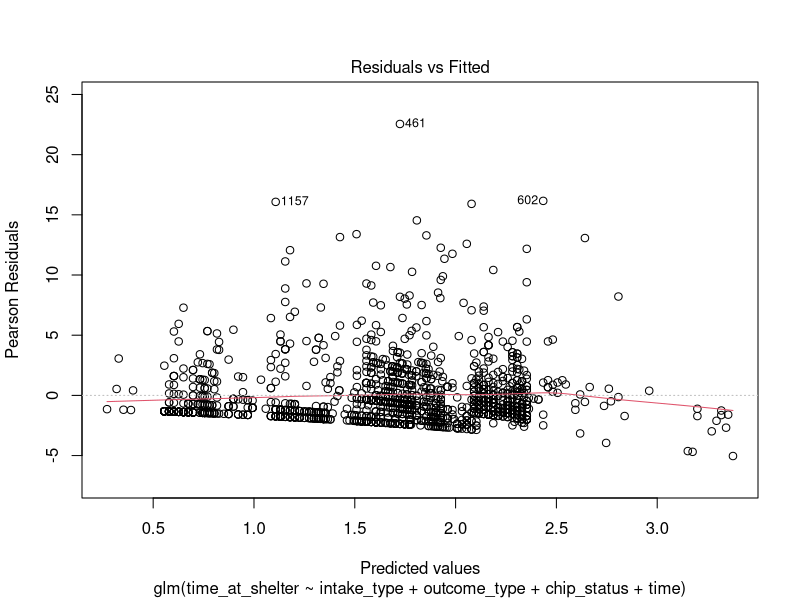
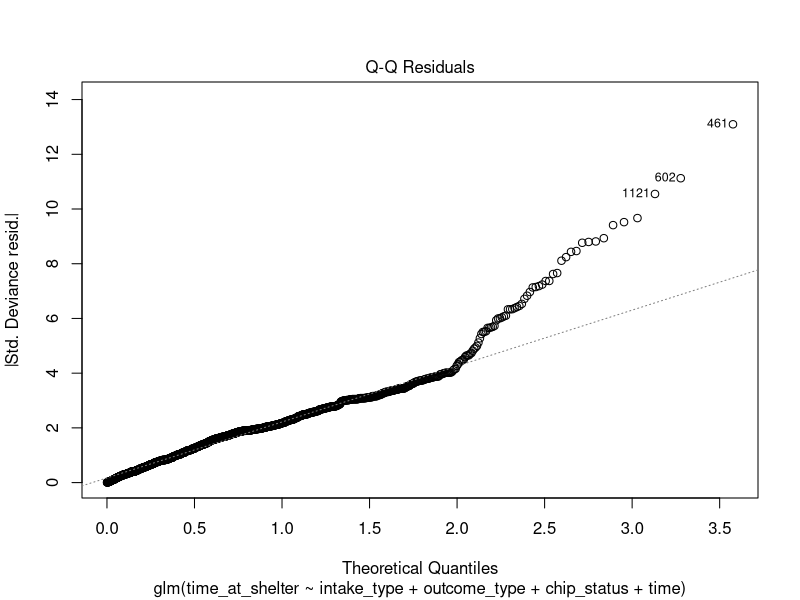
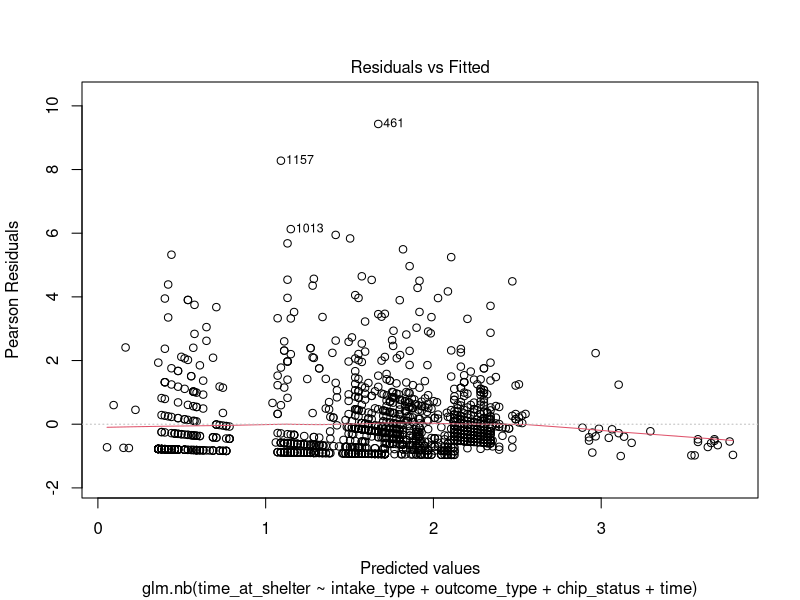
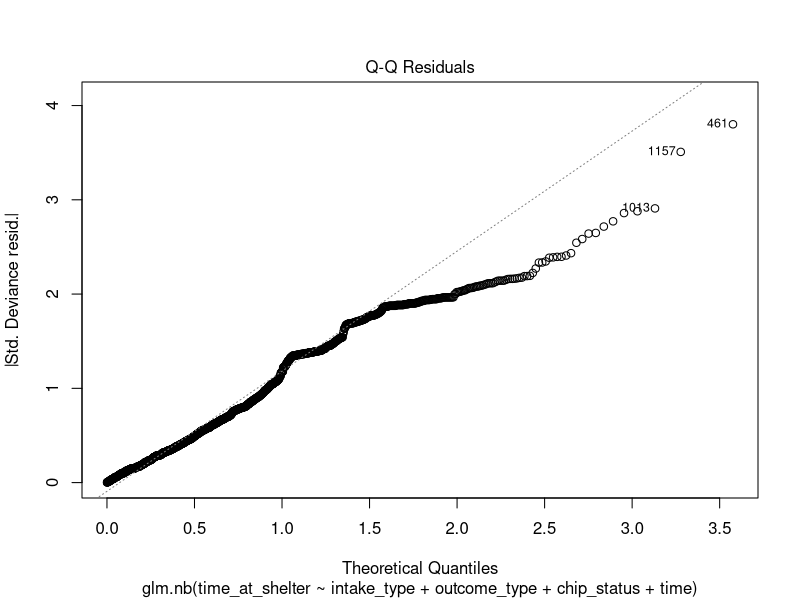

Source code (R) for these figures, in order:
## ---- chunk 1
library(dplyr)
library(MASS)
## ---- chunk 2
Animal <- read.csv("dataset16.csv")

Animal$year <- as.factor(Animal$year)
Animal$season <- ifelse(Animal$month %in% c(12, 1, 2), "Winter", Animal$month)
Animal$season <- ifelse(Animal$season %in% c(3, 4, 5), "Spring", Animal$season)
Animal$season <- ifelse(Animal$season %in% c(6, 7, 8), "Summer", Animal$season)
Animal$season <- ifelse(Animal$season %in% c(9, 10, 11), "Fall", Animal$season)
Animal$chip_status <- ifelse(Animal$chip_status == "SCAN CHIP", "Chip", "No Chip")
Animal <- subset(Animal, animal_type %in% c("CAT", "DOG"))
Animal$time <- Animal$month
Animal$time <- ifelse(Animal$year == 2017, Animal$month + 12, Animal$month)
## ---- chunk 3
# Full Model
poisson_model1 <- glm(time_at_shelter ~ animal_type + year + intake_type + outcome_type + chip_status + month, family = poisson, data = Animal)
summary(poisson_model1)
## ---- chunk 4
# Remove `animal_type`
poisson_model2 <- glm(time_at_shelter ~ year + intake_type + outcome_type + chip_status + month, family = poisson, data = Animal)
summary(poisson_model2)
## ---- chunk 5
# Include `time`
poisson_model3 <- glm(time_at_shelter ~ animal_type + intake_type + outcome_type + chip_status + time, family = poisson, data = Animal)
summary(poisson_model3)
## ---- chunk 6
# Remove `animal_type`
poisson_model4 <- glm(time_at_shelter ~ intake_type + outcome_type + chip_status + time, family = poisson, data = Animal)
summary(poisson_model4)
## ---- chunk 7
# Step Selection for Final Model
null.model <- glm(time_at_shelter ~ 1, family = poisson, data = Animal)
step.model <- step(null.model,scope = list(lower = null.model, upper = poisson_model3), direction = "both")
summary(step.model)
## ---- chunk 8
# Check Assumptions
residuals <- residuals(poisson_model4)

plot(poisson_model4, which = 1)
plot(poisson_model4, which = 2)
## ---- chunk 9
# Distribution Assumption
mean(Animal$time_at_shelter)
var(Animal$time_at_shelter)
## ---- chunk 10
# Full Model
negbin_model1 <- glm.nb(time_at_shelter ~ animal_type + intake_type + outcome_type + chip_status + year + month, data = Animal)
summary(negbin_model1)
## ---- chunk 11
# Use `season` to replace `month`
negbin_model2 <- glm.nb(time_at_shelter ~ animal_type + intake_type + outcome_type + chip_status + year + season, data = Animal)
summary(negbin_model2)
## ---- chunk 12
# Use `time` to replace `year` & `season`
negbin_model3 <- glm.nb(time_at_shelter ~ animal_type + intake_type + outcome_type + chip_status + time, data = Animal)
summary(negbin_model3)
## ---- chunk 13
# Remove `animal_type`
negbin_model4 <- glm.nb(time_at_shelter ~ intake_type + outcome_type + chip_status + time, data = Animal)
summary(negbin_model4)
## ---- chunk 14
# Step Selection for Final Model
null.model <- glm.nb(time_at_shelter ~ 1, data = Animal)
step.model <- step(null.model, scope = list(lower = null.model, upper = negbin_model3), direction = "both")
summary(step.model)
## ---- chunk 15
# Check Assumptions
residuals <- residuals(negbin_model4)

plot(negbin_model4, which = 1)
plot(negbin_model4, which = 2)
